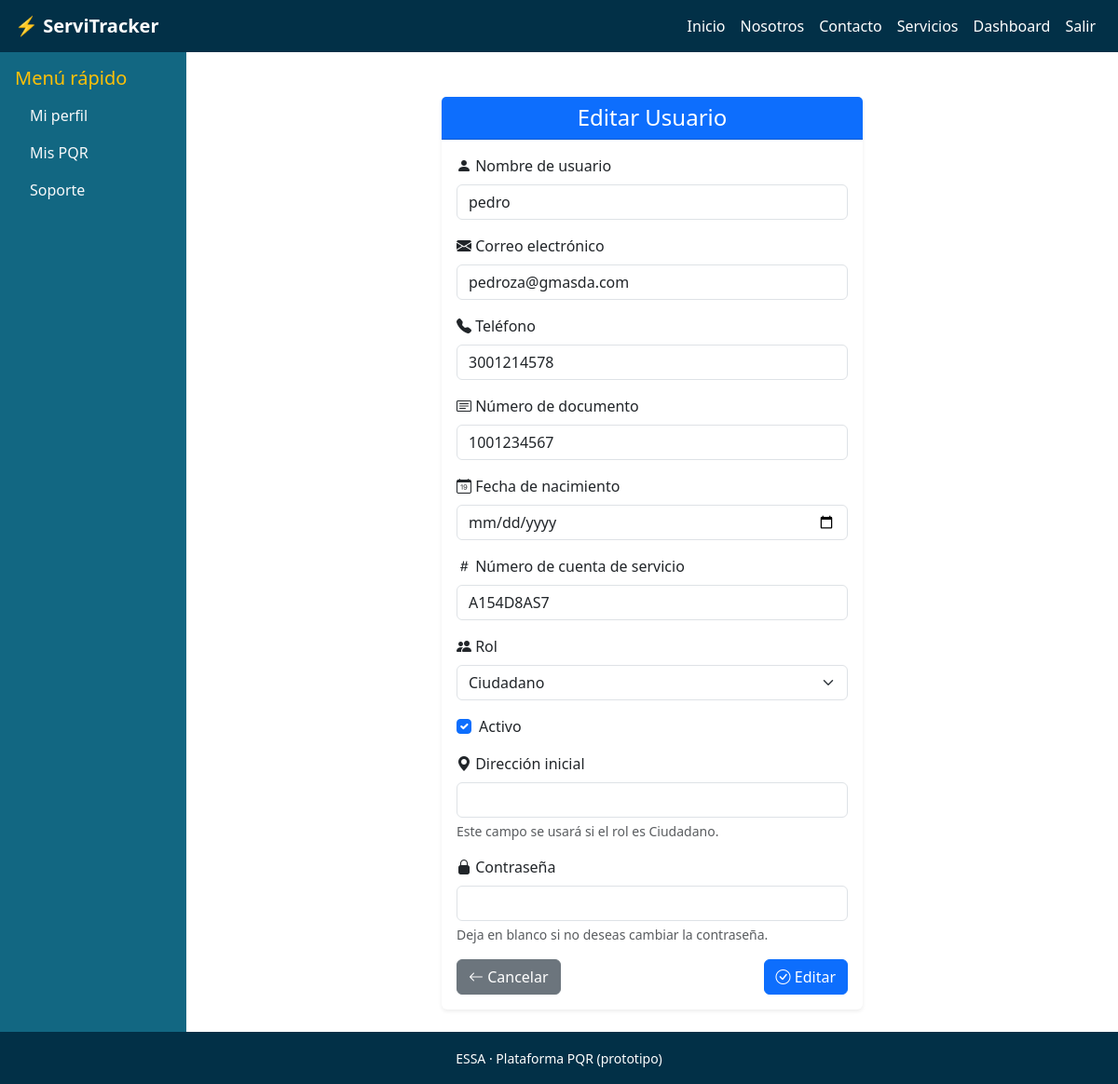
The page /usuarios/admin/usuarios/2/editar/ (signed in) on the database its author committed.
### usuarios/models.py (models this page shows, shortened)
class Usuario(AbstractUser):
    class Rol(models.TextChoices):
        CIUDADANO = 'ciudadano', 'Ciudadano'
        TECNICO = 'tecnico', 'Técnico'
        ADMINISTRATIVO = 'administrativo', 'Administrativo'
    telefono = models.CharField(max_length=20, blank=True, null=True)
    rol = models.CharField(max_length=20, choices=Rol.choices, default=Rol.CIUDADANO)
    numero_documento = models.CharField(max_length=50, blank=True, null=True)
    fecha_nacimiento = models.DateField(blank=True, null=True)
    numero_cuenta = models.CharField(
        max_length=100,
        blank=True,
        null=True,
        help_text="Número de cuenta de servicio asignado por la empresa"
    )

### usuarios/views.py (the view)
# urls.py: path('admin/usuarios/<int:usuario_id>/editar/', views.admin_editar_usuario, name='admin_editar_usuario'),
@login_required
def admin_editar_usuario(request, usuario_id):
    if request.user.rol != 'administrativo' and not request.user.is_superuser:
        return redirect('dashboard_admin')
    usuario = get_object_or_404(Usuario, id=usuario_id)
    if request.method == 'POST':
        form = UsuarioForm(request.POST, instance=usuario, crear=False)
        if form.is_valid():
            usuario = form.save()
            if usuario.rol == Usuario.Rol.CIUDADANO:
                ciudadano, created = Ciudadano.objects.get_or_create(usuario=usuario)
                direccion = form.cleaned_data.get('direccion_inicial')
                if direccion and not ciudadano.direcciones.exists():
                    Ubicacion.objects.create(
                        ciudadano=ciudadano,
                        direccion=direccion
                    )
            messages.success(request, "Usuario actualizado correctamente.")
            return redirect('admin_gestion_usuarios')
    else:
        form = UsuarioForm(instance=usuario, crear=False)
    return render(request, 'usuarios/admin_usuario_form.html', {
        'form': form,
        'accion': 'Editar'
    })

### templates/usuarios/admin_usuario_form.html (shortened to what this page needs)
{% extends 'base.html' %}
{% load static %}
{% block content %}
<div class="container mt-4">
  <div class="row justify-content-center">
    <div class="col-md-8 col-lg-6">
      <div class="card shadow-sm border-0">
        <div class="card-header bg-primary text-white text-center">
          <h4 class="mb-0">{{ accion }} Usuario</h4>
        </div>
        <div class="card-body">
          <form method="post" novalidate>
            <div class="mb-3">
              <label for="{{ form.username.id_for_label }}" class="form-label">
                <i class="bi bi-person-fill"></i> Nombre de usuario
              </label>
              {{ form.username }}
            </div>
            <div class="mb-3">
              <label for="{{ form.email.id_for_label }}" class="form-label">
                <i class="bi bi-envelope-fill"></i> Correo electrónico
              </label>
              {{ form.email }}
            </div>
            <div class="mb-3">
              <label for="{{ form.telefono.id_for_label }}" class="form-label">
                <i class="bi bi-telephone-fill"></i> Teléfono
              </label>
              {{ form.telefono }}
            </div>
            <div class="mb-3">
              <label for="{{ form.numero_documento.id_for_label }}" class="form-label">
                <i class="bi bi-card-text"></i> Número de documento
              </label>
              {{ form.numero_documento }}
            </div>
            <div class="mb-3">
              <label for="{{ form.fecha_nacimiento.id_for_label }}" class="form-label">
                <i class="bi bi-calendar-date"></i> Fecha de nacimiento
              </label>
              {{ form.fecha_nacimiento }}
            </div>
            <div class="mb-3">
              <label for="{{ form.numero_cuenta.id_for_label }}" class="form-label">
                <i class="bi bi-hash"></i> Número de cuenta de servicio
              </label>
              {{ form.numero_cuenta }}
            </div>
            <div class="mb-3">
              <label for="{{ form.rol.id_for_label }}" class="form-label">
                <i class="bi bi-people-fill"></i> Rol
              </label>
              {{ form.rol }}
            </div>
            <div class="form-check mb-3">
              {{ form.is_active }}
              <label for="{{ form.is_active.id_for_label }}" class="form-check-label">Activo</label>
            </div>
            <div class="mb-3" id="direccion-field" style="display:none;">
              <label for="{{ form.direccion_inicial.id_for_label }}" class="form-label">
                <i class="bi bi-geo-alt-fill"></i> Dirección inicial
              </label>
              {{ form.direccion_inicial }}
              <div class="form-text">Este campo se usará si el rol es Ciudadano.</div>
            </div>
            <div class="mb-3">
              <label for="{{ form.password.id_for_label }}" class="form-label">
                <i class="bi bi-lock-fill"></i> Contraseña
              </label>
              {{ form.password }}
              {% if form.password.help_text %}
                <div class="form-text">{{ form.password.help_text }}</div>
              {% endif %}
            </div>
            <div class="d-flex justify-content-between">
              <a href="{% url 'admin_gestion_usuarios' %}" class="btn btn-secondary">
                <i class="bi bi-arrow-left"></i> Cancelar
              </a>
              <button type="submit" class="btn btn-primary">
                <i class="bi bi-check-circle"></i> {{ accion }}
              </button>
            </div>
          </form>
        </div>
      </div>
    </div>
  </div>
</div>
{% endblock %}

### static/css/style.css (style rules this page uses)
:root { --blue-light: #8ecae6; --blue-mid: #219ebc; --blue-deep: #126782; --blue-dark: #023047; --yellow: #ffb703; --orange-light: #fd9e02; --orange-dark: #fb8500; }
body { font-family: 'Segoe UI', Roboto, sans-serif; background-color: var(--blue-light); color: var(--blue-dark); min-height: 100vh; display: flex; flex-direction: column; }
.btn-primary { background-color: var(--yellow); border-color: var(--orange-dark); color: var(--blue-dark); }

### rows shown on the page
Usuario: username "pedro", email "pedroza@gmasda.com", telefono "3001214578", numero_documento "1001234567", numero_cuenta "A154D8AS7", rol "Ciudadano", is_active "☑"

### other values the page prints
{{ accion }} "Editar"
